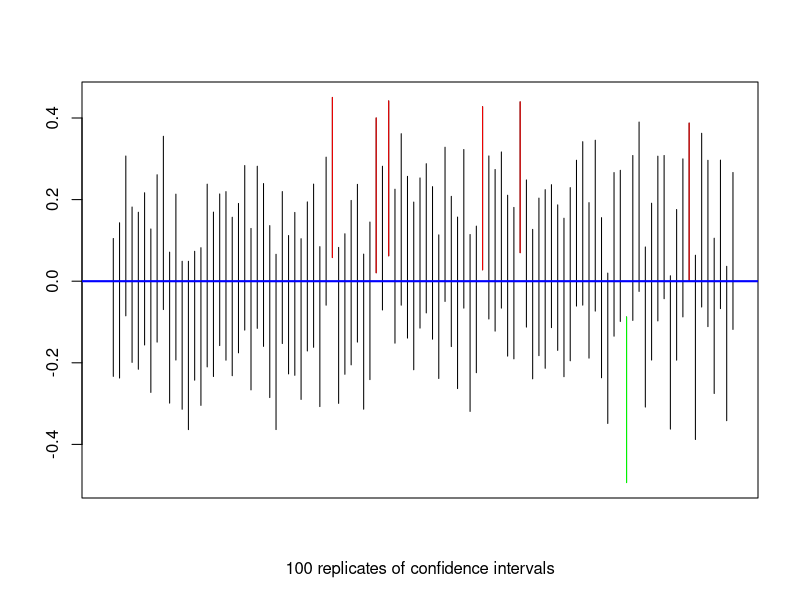

The R source for this figure: (Note: a time limit stopped this script after it produced the figure.)
## ---- chunk 1
knitr::opts_chunk$set(echo = TRUE)
## ---- chunk 2
qbinom(c(0.025,0.975), 100, 0.05)

50 - 1.96*6.89/sqrt(1000)
50 + 1.96*6.89/sqrt(1000)
## ---- chunk 3
set.seed(32)

n = 100
dat = matrix(data = NA, nrow = n, ncol = 3)
dat = as.data.frame(dat)

for (i in 1:n){
  white_noise = rnorm(100, mean = 0, sd = 1)
  mn = mean(white_noise)
  sderr = sd(white_noise)/sqrt(100)
  lower = mn - 1.96*sderr
  upper = mn + 1.96*sderr
  
  dat[i,1] = mn; dat[i,2] = lower; dat[i,3] = upper
}
colnames(dat) = c("Mean", "Lower", "Upper")

# Check if CI is too high or too low
too_high = (0 < dat$Lower)
too_low = (0 > dat$Upper)

# Proportion of misses - this should be approximately alpha
paste("Proportion of hits:", mean(too_low + too_high))
## ---- chunk 4
# Plot the CIs
plot(c(0,1), c(min(dat$Lower), max(dat$Upper)), type = "n",
     xlab = paste(n, "replicates of confidence intervals"), ylab = "", xaxt = "n")
x = (1:n)/n #index for each of the n CIs
segments(x, dat$Lower, x, dat$Upper)
segments(x[too_high], dat$Lower[too_high], x[too_high], dat$Upper[too_high], col = "red")
segments(x[too_low], dat$Lower[too_low], x[too_low], dat$Upper[too_low], col = "green")
abline(h = 0, col = "blue", lwd = 2)
## ---- chunk 5
set.seed(32)

N = 1000
n = 1000

misses = matrix(data = NA, nrow = N, ncol = 1)
dat = matrix(data = NA, nrow = n, ncol = 3)
dat = as.data.frame(dat)
colnames(dat) = c("Mean", "Lower", "Upper")

for (j in 1:N){
  for (i in 1:n){
    white_noise = rnorm(100, mean = 0, sd = 1)
    mn = mean(white_noise)
    sderr = sd(white_noise)/sqrt(100)
    lower = mn - 1.96*sderr
    upper = mn + 1.96*sderr
  
    dat[i,1] = mn; dat[i,2] = lower; dat[i,3] = upper
  }
  
  too_high = (0 < dat$Lower)
  too_low = (0 > dat$Upper)
  
  misses[j] = mean(too_low + too_high)
}

library(ggplot2)
qplot(misses, geom = "histogram", binwidth = 0.01, main = paste(N, "simulations"),
      xlab = "Proportion of False Positives", ylab = "Frequency", fill = I("mediumorchid"),
      col = I("black")) +
  geom_vline(xintercept = 0.05, linetype = "dashed", color = "turquoise3", size = 1.5) + 
  theme(plot.title = element_text(hjust = 0.5))
## ---- chunk 6
t.test(misses)
